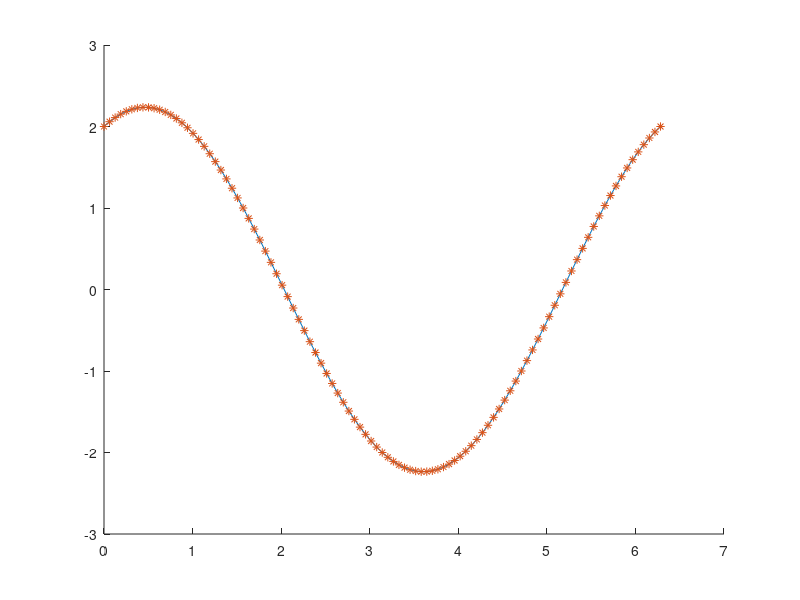

This figure's MATLAB source:
%
% Placeholder
%

close all;
clear;

  % Fundamental frequency, Hz
w0 = 1.0;

  % Coefficients of the sinusoid function: y(w,t) = C*cos(wt) + D*sin(wt)
  %                                               = A*cos(wt - phi)
c0 = 2;
d0 = 1;
  % In terms of amplitude and phase offset
a0 = sqrt(c0*c0 + d0*d0);
phi0 = atan2(d0,c0);

%
% End user inputs
%

  % Period and increment
pd = 2*pi/w0;
dt = pd/100;
t = 0:dt:pd;

fprintf('\nFundamental frequency %1.1f Hz', w0);
fprintf('\nPeriod %1.3e sec', pd);
fprintf('\nAmplitude %1.1f', a0);
fprintf('\nPhase %1.2f deg', 180*phi0/pi);
fprintf('\n');

y0 = c0*cos(w0*t) + d0*sin(w0*t);

figure; hold on;
plot(t, y0);

y0 = a0*cos(w0*t - phi0);

plot(t, y0, '*');


